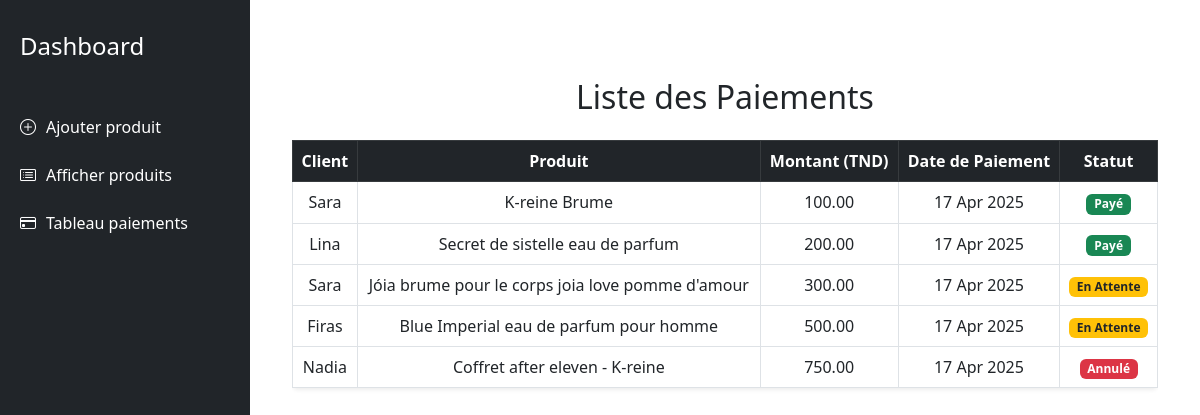
The app's page /paiement/ with its own data.
### store/models.py (models this page shows, shortened)
class Paiement(models.Model):
    STATUT_CHOICES = [
        ('payé', 'Payé'),
        ('en_attente', 'En attente'),
        ('annulé', 'Annulé'),
    ]
    client = models.ForeignKey(Client, on_delete=models.CASCADE, null=True)
    produit = models.ForeignKey(Product, on_delete=models.CASCADE, null=True)
    montant = models.DecimalField(max_digits=10, decimal_places=2)
    date_paiement = models.DateTimeField(default=timezone.now)
    statut = models.CharField(max_length=20, choices=STATUT_CHOICES, default='en_attente')

class Client(models.Model):
    nom = models.CharField(max_length=100)
    email = models.EmailField(unique=True)
    telephone = models.CharField(max_length=20)

class Product(models.Model):
    name = models.CharField(max_length=100)
    price = models.DecimalField(max_digits=10, decimal_places=2)
    image = models.ImageField(upload_to='images/')
    description = models.TextField()

### store/views.py (the view)
# urls.py: path('paiement/',paiement_view, name='paiement'),
def paiement_view(request):
    paiements = Paiement.objects.all()
    return render(request, 'paiement.html', {'paiements': paiements})

### store/templates/paiement.html (shortened to what this page needs)
{% extends 'base.html' %}
{% block content %}
<div class="container mt-5">
    <h2 class="mb-4 text-center">Liste des Paiements</h2>
    <div class="table-responsive">
        <table class="table table-bordered table-hover align-middle text-center shadow-sm rounded">
            <thead class="table-dark">
                <tr>
                    <th>Client</th>
                    <th>Produit</th>
                    <th>Montant (TND)</th>
                    <th>Date de Paiement</th>
                    <th>Statut</th>
                </tr>
            </thead>
            <tbody>
                {% for paiement in paiements %}
                <tr>
                    <td>{{ paiement.client.nom }} {{ paiement.client.prenom }}</td>
                    <td>{{ paiement.produit.name }}</td>
                    <td>{{ paiement.montant }}</td>
                    <td>{{ paiement.date_paiement|date:"d M Y" }}</td>
                    <td>
                        {% if paiement.statut == 'payé' %}
                            <span class="badge bg-success">Payé</span>
                        {% elif paiement.statut == 'en_attente' %}
                            <span class="badge bg-warning text-dark">En Attente</span>
                        {% else %}
                            <span class="badge bg-danger">Annulé</span>
                        {% endif %}
                    </td>
                </tr>
                {% empty %}
                <tr>
                    <td colspan="5">Aucun paiement trouvé.</td>
                </tr>
                {% endfor %}
            </tbody>
        </table>
    </div>
</div>
{% endblock %}

### store/templates/base.html (style rules this page uses)
body { display: flex; min-height: 100vh; margin: 0; font-family: 'Segoe UI', Tahoma, Geneva, Verdana, sans-serif; }

### records on screen
Paiement: client.nom "Sara", produit.name "K-reine Brume", montant "100.00", date_paiement "17 Apr 2025", statut "Payé"
Paiement: client.nom "Lina", produit.name "Secret de sistelle eau de parfum", montant "200.00", date_paiement "17 Apr 2025", statut "Payé"
Paiement: client.nom "Sara", produit.name "Jóia brume pour le corps joia love pomme d'amour", montant "300.00", date_paiement "17 Apr 2025", statut "En Attente"
Paiement: client.nom "Firas", produit.name "Blue Imperial eau de parfum pour homme", montant "500.00", date_paiement "17 Apr 2025", statut "En Attente"
Paiement: client.nom "Nadia", produit.name "Coffret after eleven - K-reine", montant "750.00", date_paiement "17 Apr 2025", statut "Annulé"
